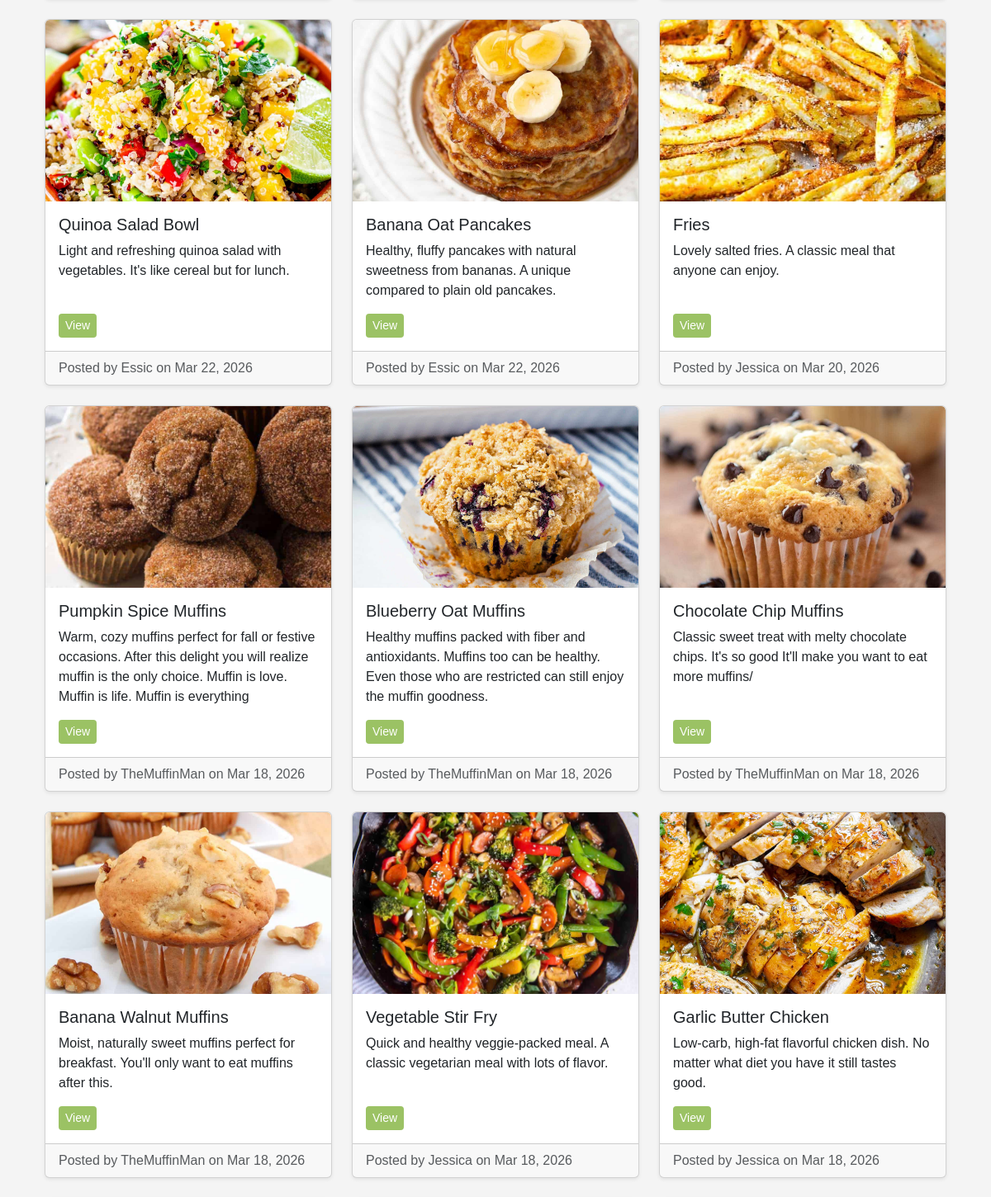
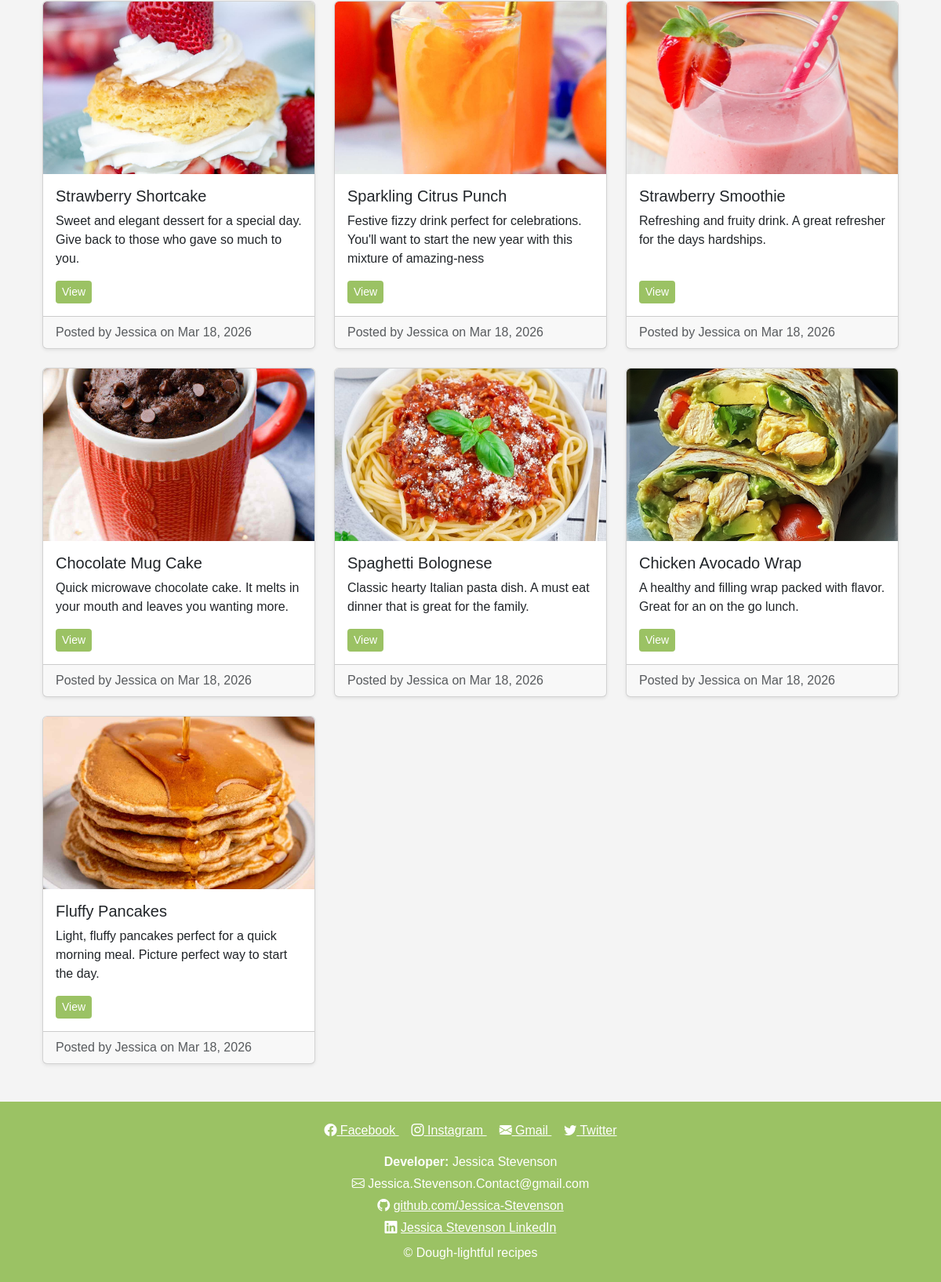
Before: / (lower part) with the older database file (2 pictures, top to bottom).
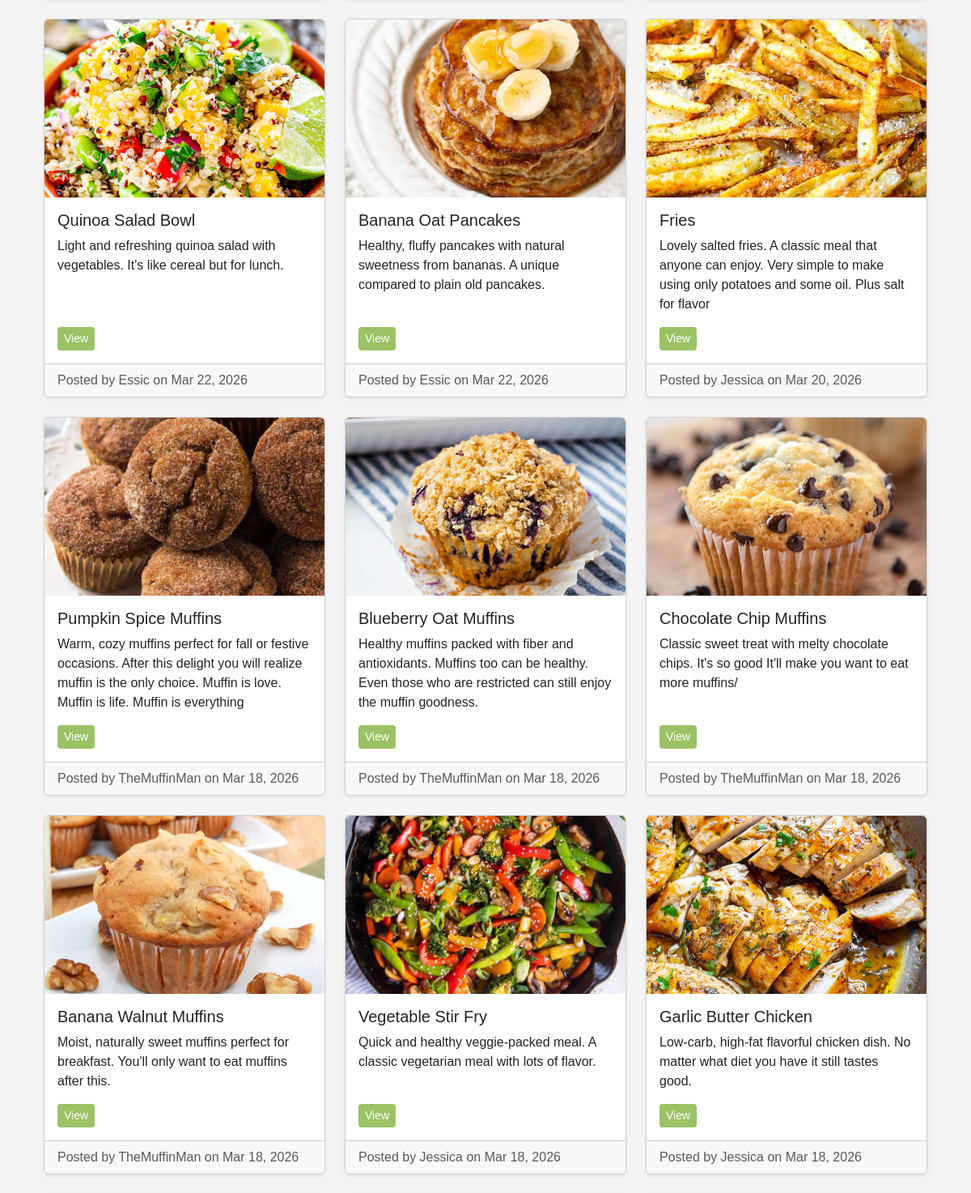
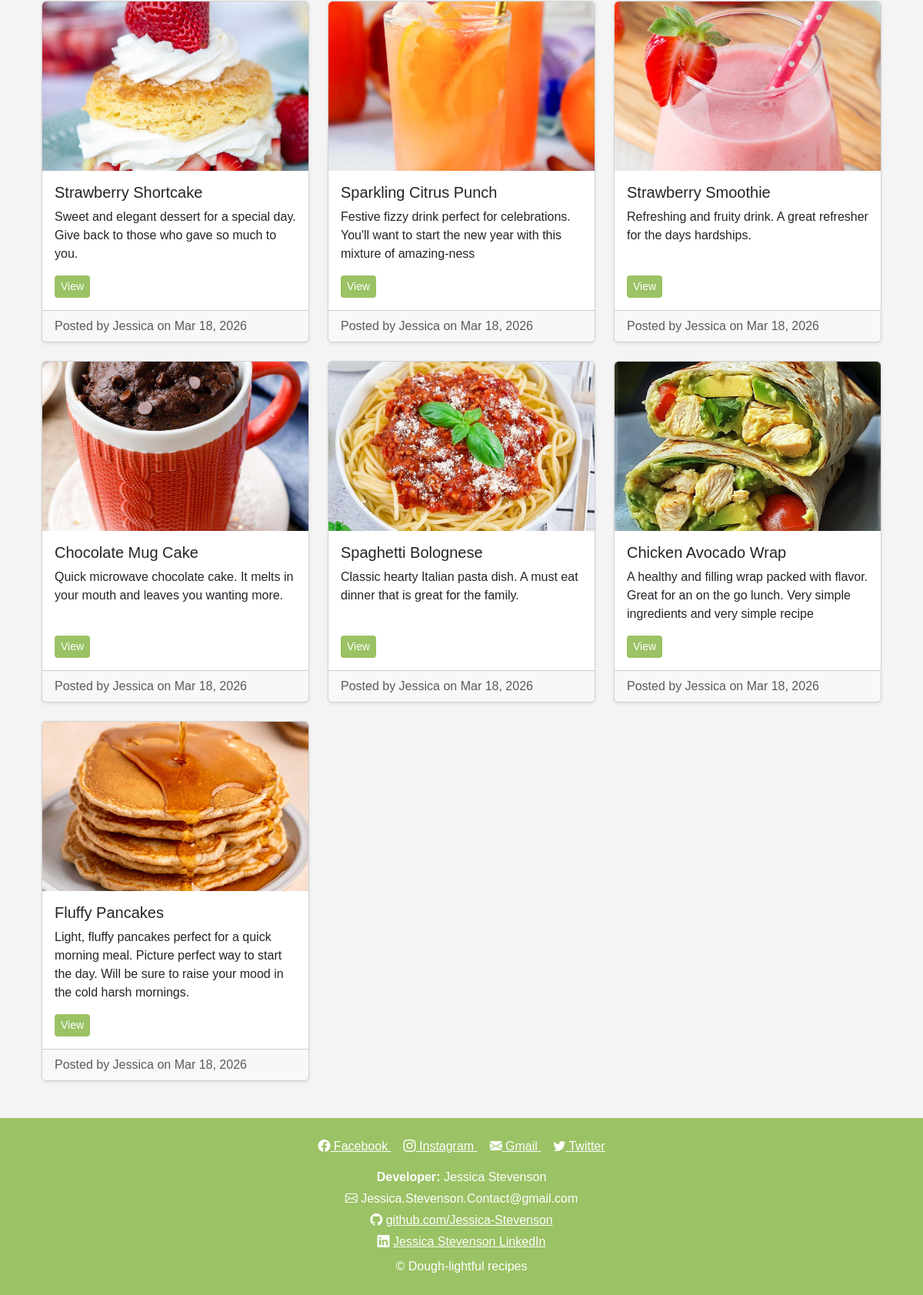
After: the same page with the newer database file (2 pictures, top to bottom).
### recipe/models.py (models this page shows, shortened)
class Recipe(models.Model):
    MAIN_CATEGORIES = [
        ('daily', 'Daily Recipes'),
        ('holiday', 'Holidays'),
        ('health', 'Diet & Health'),
    ]
    SUB_CATEGORIES = [
        ('breakfast', 'Breakfast'),
        ('lunch', 'Lunch'),
        ('dinner', 'Dinner'),
        ('dessert', 'Dessert'),
        ('drinks', 'Drinks'),
        ('new_years', "New Year's"),
        ('mothers_day', "Mother's Day"),
        ('keto', 'Keto'),
        ('vegetarian', 'Vegetarian'),
    ]
    user = models.ForeignKey(User, on_delete=models.CASCADE)
    title = models.CharField(max_length=200)
    description = models.TextField()
    ingredients = models.TextField()
    instructions = models.TextField()
    image = models.ImageField(upload_to='recipes/', blank=True, null=True)
    main_category = models.CharField(max_length=20, choices=MAIN_CATEGORIES)
    sub_category = models.CharField(max_length=20, choices=SUB_CATEGORIES, blank=True, null=True)
    created_at = models.DateTimeField(auto_now_add=True)

### recipe/views.py (the view)
# urls.py: path('', views.home_view, name='home'),
def home_view(request):
    recipes = Recipe.objects.all().order_by('-created_at')
    return render(request, 'home.html', {'recipes': recipes})

### templates/home.html (shortened to what this page needs)
{% extends 'base.html' %}
{% load static %}
{% block content %}
<div class="container mt-4">
    <div class="row row-cols-1 row-cols-md-3 g-4">
        {% for recipe in recipes %}
        <div class="col">
            <div class="card h-100 shadow-sm">
                {% if recipe.image %}
                <img src="{{ recipe.image.url }}" class="card-img-top" alt="{{ recipe.title }}">
                {% else %}
                <img src="{% static 'recipestatic/Le_Logo.png' %}" class="card-img-top" alt="{{ recipe.title }}">
                {% endif %}
                <div class="card-body d-flex flex-column">
                    <h5 class="card-title">{{ recipe.title }}</h5>
                    <p class="card-text">
                        {{ recipe.description }}
                    </p>
                    <div class="mt-auto d-flex gap-2 flex-wrap">
                        <a href="{% url 'recipe_detail' recipe.id %}"
                        class="btn btn-sm"
                        style="background-color:#9BC264; color:white; border:none;">
                            View
                        </a>
                    </div>
                </div>
                <div class="card-footer text-muted">
                    Posted by {{ recipe.user.username }} on {{ recipe.created_at|date:"M d, Y" }}
                </div>
            </div>
        </div>
        {% empty %}
        <p class="text-center">No recipes yet.</p>
        {% endfor %}
    </div>
</div>
<br>
{% endblock %}

Changed rows visible on the page:
changed Recipe "Fries": description "Lovely salted fries. A classic meal that anyone can enjoy." → "Lovely salted fries. A classic meal that anyone can enjoy. Very simple to make using only potatoes and some oil. Plus salt for flavor"
changed Recipe "Chicken Avocado Wrap": description "A healthy and filling wrap packed with flavor. Great for an on the go lunch." → "A healthy and filling wrap packed with flavor. Great for an on the go lunch. Very simple ingredients and very simple recipe"
changed Recipe "Fluffy Pancakes": description "Light, fluffy pancakes perfect for a quick morning meal. Picture perfect way to start the day." → "Light, fluffy pancakes perfect for a quick morning meal. Picture perfect way to start the day. Will be sure to raise your mood in the cold harsh mornings."
